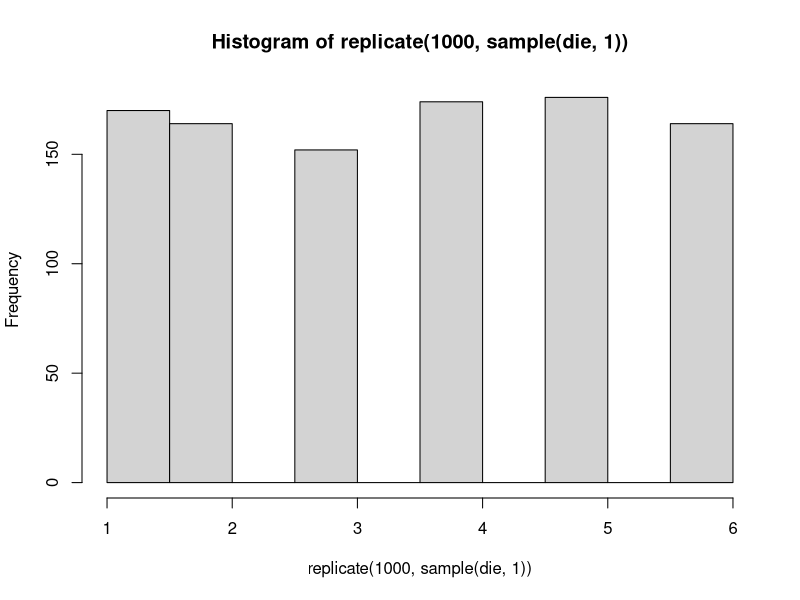
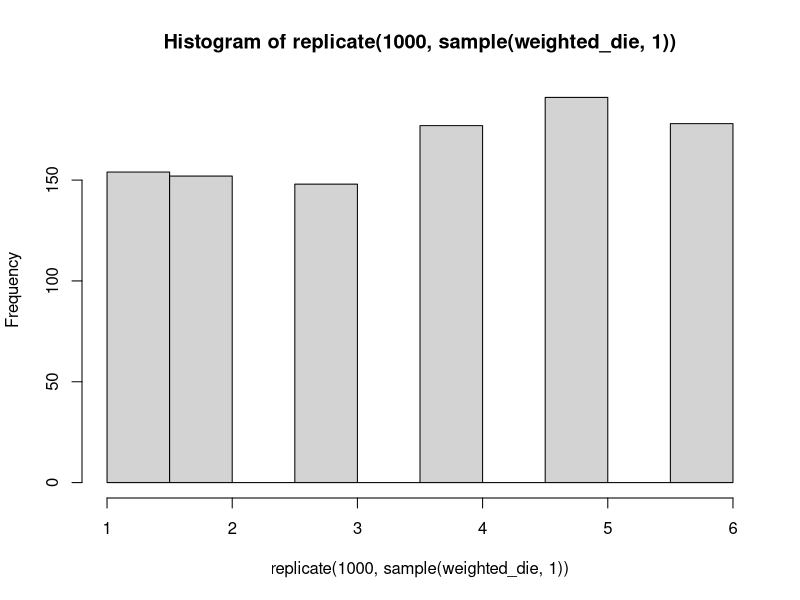
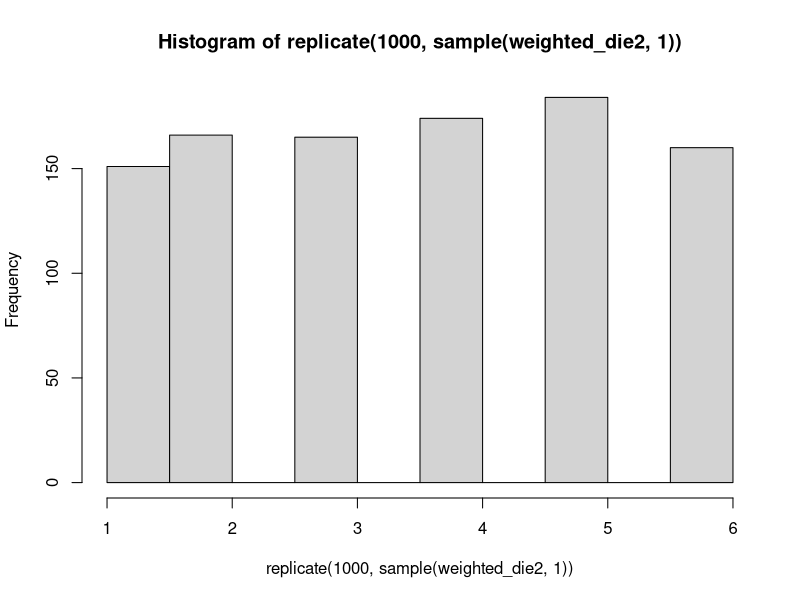

Reproduce these figures in R, in order.
## ---- chunk 1
knitr::opts_chunk$set(echo = TRUE)
## ---- chunk 2
library(tidyverse)
## ---- chunk 3
deck <- tibble(
  card = rep(
    c("ace",
      "deuce",
      "three",
      "four",
      "five",
      "six",
      "seven",
      "eight",
      "nine",
      "ten",
      "jack",
      "queen",
      "king"
    ),4),
  suit =
    rep(c(
      "diamonds", 
      "hearts", 
      "clubs", 
      "spades"),
        each = 13),
  color = rep(c("red", 
                "black"),
              each = 26)) #dataframe of deck of cards
## ---- chunk 4
glimpse(deck) #deck has 52 cards and 3 variables.
## ---- chunk 5
pr_black <- deck |> filter(color == "black") |> nrow()/nrow(deck)
## ---- chunk 6
pr_red <-  deck |> filter(color == "red") |> nrow()/nrow(deck)
## ---- chunk 7
pr_black * pr_red
## ---- chunk 8
sample_n(deck, 5, replace = FALSE) #sample 5 rows of the deck without replacement
## ---- chunk 9
sample_n(deck, 5, replace = FALSE) #2nd random hand 
## ---- chunk 10
sample_n(deck, 5, replace = FALSE) #3rd random hand
## ---- chunk 11
sample_n(deck, 5, replace = FALSE) #4th random hand
## ---- chunk 12
sample_n(deck, 5, replace = FALSE) #fifth random hand
## ---- chunk 13
a <- choose(52, 5) # this function performed 52C5 = (52!)/(5!(52-5)!)
choose(52,5)
## ---- chunk 14
s <- choose(4,1) #Choosing one suit out of 4 to be drawn twice
ss <- choose(13,2) #choosing 2 from one suit with 13 cards 
## ---- chunk 15
s *ss * (13^3) #cubing 13 because 13 choose 1 is done 3 times for each of the other cards in the 5-card suit
## ---- chunk 16
(s*ss*(13^3))/a
## ---- chunk 17
not_ace <- (48/52)*(47/51)*(46/50)*(45/49)*(44/48)
## ---- chunk 18
1 - not_ace
## ---- chunk 19
no_ace <- choose(48,5) #number of possible hands with no aces
## ---- chunk 20
prob_noace <- (no_ace/a) #probability of hands with no aces 
## ---- chunk 21
1 - prob_noace #complement rule to find probability of at least 1 ace
## ---- chunk 22
df <- tibble(
  id = 1:6,
  name = c("Alice", "Bob", "Charlie", "Diane", "Fred", "Jenny")
) #creating dataframe with 6 names for the committee
## ---- chunk 23
df_pairs <- df |> 
  rename(id1 = id, name1 = name) |>  
  crossing(df |> 
             select(id2 = id, name2 = name)) |> 
  filter(id1 < id2) |> 
  unite(id, id1, id2) |> 
  unite(name, name1, name2)

df_pairs
## ---- chunk 24
choose(6,2)
## ---- chunk 25
df_orderpairs <- df |> 
  rename(id1 = id, name1 = name) |>  
  crossing(df |> 
             select(id2 = id, name2 = name)) |> 
  filter(id1 != id2) |> #changed filter from earlier code to find all pairs in which names don't equal each other to find all ordered pairs
  unite(id, id1, id2) |> 
  unite(name, name1, name2)

df_orderpairs
## ---- chunk 26
factorial(6)/factorial(4) #the denominator is correcting for counting pairs with same name e.g. Fred_Fred and equals (6 - 2)!
## ---- chunk 27
die <- 1:6
  
## ---- chunk 28
set.seed(1)
replicate(1000, sample(die,1)) |> hist() #roll 1 die and repeat 1000 times 

mean(replicate(1000, sample(die,1))) #gives mean of 3.48

## ---- chunk 29
weighted_die <- 1:6
prob = c(".1", ".1",".1",".1", ".1", ".5")

## ---- chunk 30
set.seed(2)
replicate(1000, sample(weighted_die,1)) |> hist() #roll 1 weighted die and repeat 1000 times 

mean(replicate(1000, sample(weighted_die,1))) #gives mean of 3.441
## ---- chunk 31
weighted_die2 <- 1:6
prob = c("(1/6)", "(1/6)","(1/6)","(1/6)", "(1/3)", "(1/3)")

set.seed(4)
replicate(1000,sample(weighted_die2,1)) |> hist()

mean(replicate(1000,sample(weighted_die2))) #calculating mean


